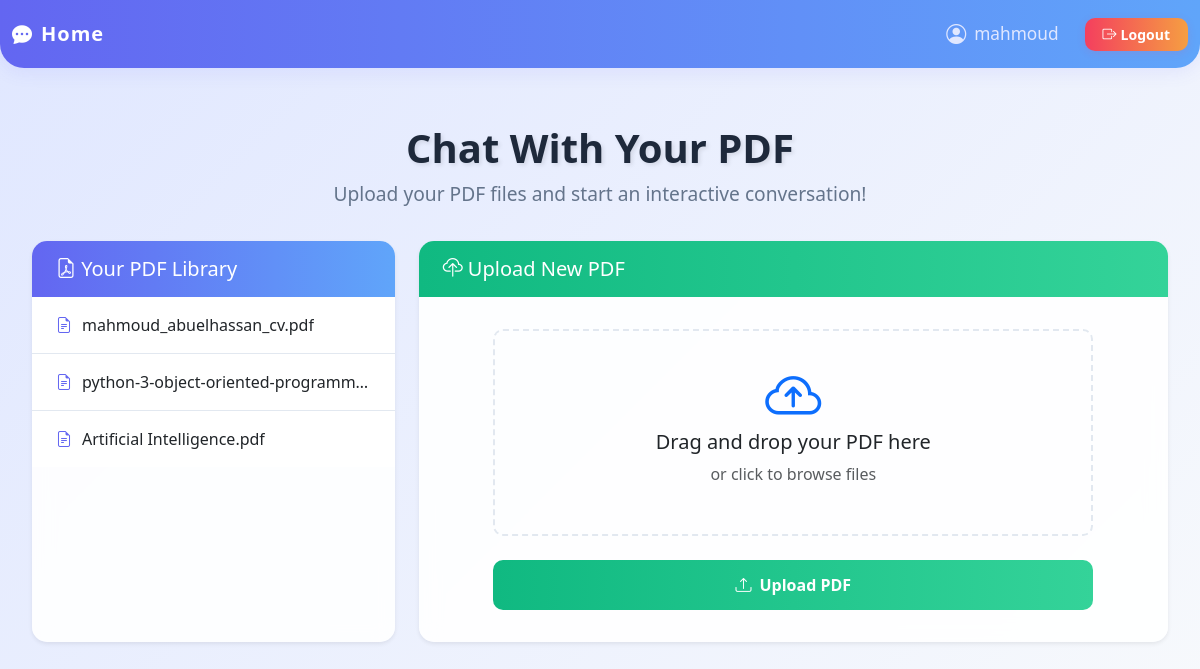
Screenshot of / (signed in) with the database file from the repository.
### app/models.py (models this page shows, shortened)
class User(UserMixin,db.Model):
    id = db.Column(db.Integer, primary_key=True)
    username = db.Column(db.String(80), unique=True, nullable=False)
    email = db.Column(db.String(120), unique=True, nullable=False)
    hashed_password = db.Column(db.String(128), nullable=False)
    created_at  = db.Column(db.DateTime, nullable=False, default=datetime.utcnow)

class PdfFile(db.Model):
    id = db.Column(db.Integer, primary_key=True)
    filename = db.Column(db.String(120), nullable=False)
    filepath = db.Column(db.String(200), nullable=False)
    uploaded_at = db.Column(db.DateTime, nullable=False, default=datetime.utcnow)
    user_id = db.Column(db.Integer, db.ForeignKey('user.id'), nullable=False)
    user = db.relationship('User', backref=db.backref('pdf_files'))

### app/chat/apis.py (the view, shortened to what this page needs)
@bp.route('/', methods=['GET', 'POST'])
@login_required
def home():
    uploaded_pdfs = get_user_pdfs()
    return render_template('chat/home.html', uploaded_pdfs=uploaded_pdfs)

### app/__init__.py (called while the page is built)
@login_manager.user_loader
def load_user(user_id):
    from app.models import User
    return User.query.get(int(user_id))

### app/chat/apis.py (called while the page is built)
def get_user_pdfs():
    return PdfFile.query.filter_by(user_id=current_user.id).order_by(PdfFile.uploaded_at.desc()).all()

### app/templates/chat/home.html (shortened to what this page needs)
{% extends "base.html" %}
{% block content %}
<div class="main-container">
    <h1 class="page-title text-center">Chat With Your PDF</h1>
    <p class="page-subtitle text-center">Upload your PDF files and start an interactive conversation!</p>
    <div class="row g-4">
        <div class="col-lg-4 col-md-5">
            <div class="pdf-list-card shadow-sm">
                <div class="pdf-list-header">
                    <h5 class="mb-0"><i class="bi bi-file-earmark-pdf"></i> Your PDF Library</h5>
                </div>
                <div class="list-group list-group-flush" style="max-height: 70vh; overflow-y: auto;">
                    {% for pdf in uploaded_pdfs %}
                    <a href="{{ url_for('chat.chat_with_pdf', pdf_id=pdf.id) }}"
                       class="list-group-item list-group-item-action d-flex align-items-center">
                        <i class="bi bi-file-earmark-text"></i>
                        <span class="text-truncate">{{ pdf.filename }}</span>
                    </a>
                    {% else %}
                    <div class="text-muted p-4 text-center">
                        <i class="bi bi-inbox display-4"></i>
                        <p class="mt-3">No PDFs uploaded yet.</p>
                    </div>
                    {% endfor %}
                </div>
            </div>
        </div>
        <div class="col-lg-8 col-md-7">
            <div class="upload-card shadow-sm">
                <div class="upload-header">
                    <h5 class="mb-0"><i class="bi bi-cloud-upload"></i> Upload New PDF</h5>
                </div>
                <div class="upload-form">
                    <form id="uploadForm" method="post" enctype="multipart/form-data" class="mx-auto" style="max-width:600px;">
                        <div class="custom-file-input mb-4">
                            <i class="bi bi-cloud-arrow-up display-4 text-primary mb-3"></i>
                            <h5>Drag and drop your PDF here</h5>
                            <p class="text-muted mb-3">or click to browse files</p>
                        </div>
                        <button id="uploadBtn" type="submit" class="upload-btn btn btn-success w-100">
                            <i class="bi bi-upload me-2"></i>Upload PDF
                        </button>
                    </form>
                </div>
            </div>
        </div>
    </div>
</div>
{% endblock content %}

### app/templates/base.html (shortened to what this page needs)
<!DOCTYPE html>
<html lang="en">
<head>
  <link href="https://cdn.jsdelivr.net/npm/bootstrap@5.3.7/dist/css/bootstrap.min.css" rel="stylesheet"
 />
  <link href="https://cdn.jsdelivr.net/npm/bootstrap-icons@1.10.5/font/bootstrap-icons.css" rel="stylesheet" />
</head>
<body>
  <nav class="navbar navbar-expand-lg custom-navbar">
    <div class="container-fluid">
      <a class="navbar-brand d-flex align-items-center gap-2" href="/">
        <i class="bi bi-chat-dots-fill"></i> Home
      </a>
      <div class="collapse navbar-collapse justify-content-end" id="navbarSupportedContent">
        <span class="navbar-text me-3 d-flex align-items-center gap-2">
          <i class="bi bi-person-circle fs-5"></i>
          {{ current_user.username }}
        </span>
        {% if current_user.is_authenticated %}
        <a class="btn btn-outline-danger btn-sm d-flex align-items-center gap-1" href="/auth/logout">
          <i class="bi bi-box-arrow-right"></i> Logout
        </a>
        {% endif %}
      </div>
    </div>
  </nav>
  <div class="container-fluid px-0 mt-4">
    {% block content %}{% endblock content %}
  </div>
</body>
</html>

### app/templates/base.html (style rules this page uses)
body { padding: 0; margin: 0; }
.custom-navbar { background: linear-gradient(90deg, #6366f1 0%, #60a5fa 100%); box-shadow: 0 4px 18px 0 rgba(99, 102, 241, 0.10); border-radius: 0 0 24px 24px; padding: 0; min-height: 68px; }
.custom-navbar .navbar-brand { color: #fff !important; font-weight: 700; font-size: 1.25rem; letter-spacing: 1px; margin-right: 18px; transition: color 0.2s; }
.custom-navbar .nav-link, .custom-navbar .navbar-text { color: #e0e7ff !important; font-size: 1.08rem; font-weight: 500; }
.custom-navbar .btn-outline-danger { border-radius: 10px; border: none; background: linear-gradient(90deg, #f43f5e 0%, #f59e42 100%); color: #fff; font-weight: 600; padding: 6px 18px; margin-left: 10px; box-shadow: 0 2px 8px #f43f5e22; transition: background 0.2s; }

### app/templates/chat/home.html (style rules this page uses)
body { background: linear-gradient(135deg, #e0e7ff 0%, #f8fafc 100%); min-height: 100vh; }
.main-container { max-width: 1400px; margin: 0 auto; padding: 2rem; }
.page-title { font-size: 2.5rem; font-weight: 700; color: #1e293b; text-shadow: 2px 2px 4px rgba(0,0,0,0.1); margin-bottom: 0.5rem; }
.page-subtitle { color: #64748b; font-size: 1.2rem; margin-bottom: 2rem; }
.pdf-list-card { background: rgba(255, 255, 255, 0.9); backdrop-filter: blur(10px); border: none; border-radius: 15px; height: 100%; transition: transform 0.2s; }
.pdf-list-header { background: linear-gradient(90deg, #6366f1 0%, #60a5fa 100%); color: white; padding: 1rem 1.5rem; border-radius: 15px 15px 0 0; }
.list-group-item { border: none; border-bottom: 1px solid #e2e8f0; padding: 1rem 1.5rem; transition: all 0.2s; }
.list-group-item i { margin-right: 10px; color: #6366f1; }
.upload-card { background: rgba(255, 255, 255, 0.9); backdrop-filter: blur(10px); border: none; border-radius: 15px; }
.upload-header { background: linear-gradient(90deg, #10b981 0%, #34d399 100%); color: white; padding: 1rem 1.5rem; border-radius: 15px 15px 0 0; }
.upload-form { padding: 2rem; }
.custom-file-input { border: 2px dashed #e2e8f0; border-radius: 10px; padding: 2rem; text-align: center; cursor: pointer; transition: all 0.2s; }
.upload-btn { background: linear-gradient(90deg, #10b981 0%, #34d399 100%); border: none; padding: 0.8rem 2rem; border-radius: 10px; font-weight: 600; transition: transform 0.2s; }

### rows the page displays
User: username "mahmoud"
PdfFile: filename "mahmoud_abuelhassan_cv.pdf"
PdfFile: filename "python-3-object-oriented-programm…"
PdfFile: filename "Artificial Intelligence.pdf"
